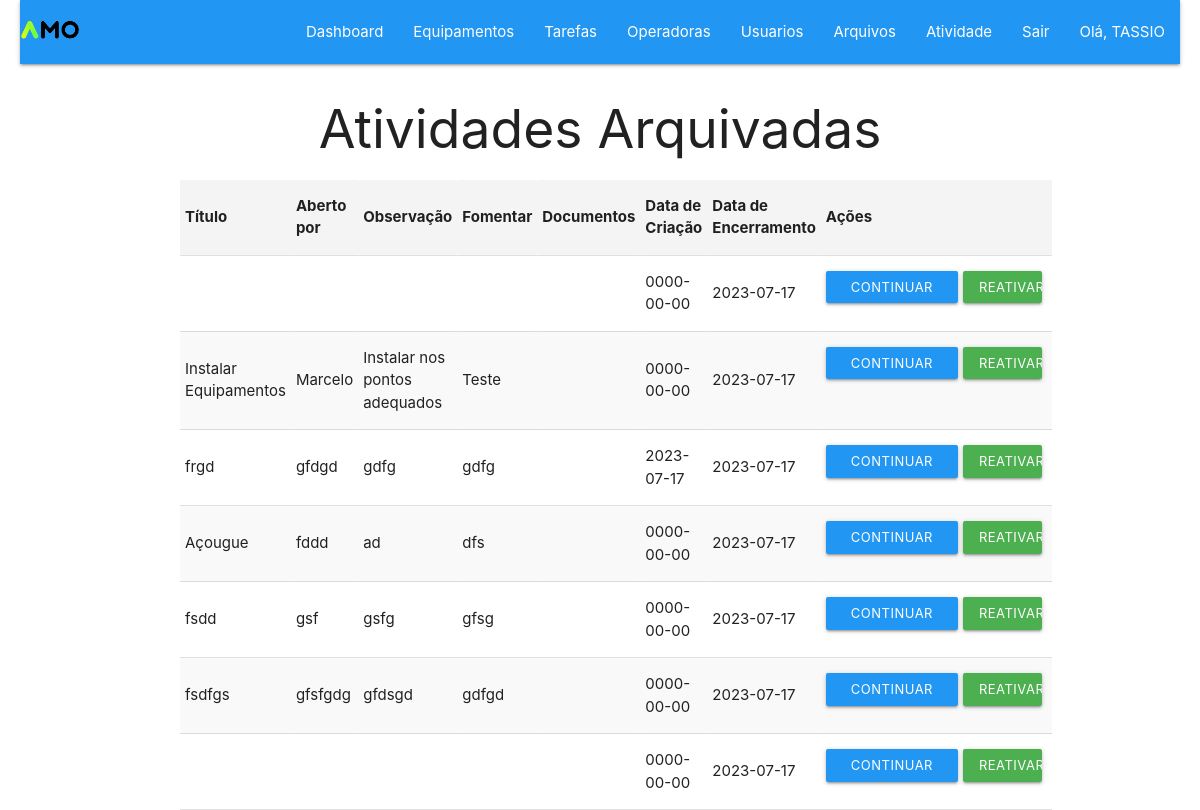
Page /atividades_arquivadas.php (signed in) on the committed database.
### tables this page shows
CREATE TABLE `atividades_arquivadas` (
  `id` int(11) NOT NULL,
  `titulo` varchar(100) NOT NULL,
  `aberto_por` varchar(50) NOT NULL,
  `observacao` text DEFAULT NULL,
  `fomentar` varchar(50) DEFAULT NULL,
  `documentos` text DEFAULT NULL,
  `data_criacao` date NOT NULL,
  `data_encerramento` date DEFAULT NULL,
  `arquivada` tinyint(1) DEFAULT 0
);

### atividades_arquivadas.php (the view, shortened to what this page needs)
<?php
    require_once("db/conexao.php");
    $sql = "SELECT * FROM atividades_arquivadas";
    $result = mysqli_query($con, $sql);
?>
<!DOCTYPE html>
<html lang="pt-BR">
<head>
    <link rel="stylesheet" href="https://cdnjs.cloudflare.com/ajax/libs/materialize/1.0.0/css/materialize.min.css">
</head>
<body>
    <?php require_once("header.php"); ?>
    <div class="container">
        <h2>Atividades Arquivadas</h2>
        <table>
            <thead>
                <tr>
                    <th>Título</th>
                    <th>Aberto por</th>
                    <th>Observação</th>
                    <th>Fomentar</th>
                    <th>Documentos</th>
                    <th>Data de Criação</th>
                    <th>Data de Encerramento</th>
                    <th>Ações</th>
                </tr>
            </thead>
            <tbody>
                <?php while ($row = mysqli_fetch_assoc($result)) { ?>
                    <tr>
                        <td><?= $row['titulo'] ?></td>
                        <td><?= $row['aberto_por'] ?></td>
                        <td><?= $row['observacao'] ?></td>
                        <td><?= $row['fomentar'] ?></td>
                        <td><?= $row['documentos'] ?></td>
                        <td><?= $row['data_criacao'] ?></td>
                        <td><?= $row['data_encerramento'] ?></td>
                        <td class="actions">
                            <a href="editar_atividade.php?id=<?= $row['id'] ?>" class="btn-small waves-effect waves-light blue">Continuar Edição</a>
                            <a href="reativar_atividades.php?id=<?= $row['id'] ?>" class="btn-small waves-effect waves-light green">Reativar</a>
                        </td>
                    </tr>
                <?php } ?>
            </tbody>
        </table>
    </div>
</body>
</html>

### atividades_arquivadas.php (style rules this page uses)
body { display: flex; flex-direction: column; min-height: 100vh; margin: 0; padding: 0; }
.container { width: 800px; margin: 20px auto; }
h2 { text-align: center; margin-top: 0; }
table { width: 100%; border-collapse: collapse; margin-top: 20px; }
th, td { padding: 10px; text-align: left; }
th { background-color: #f4f4f4; }
tr:nth-child(even) { background-color: #f9f9f9; }
.actions { display: flex; justify-content: space-between; }
.btn-small { margin-right: 5px; }

### rows in the picture
atividades_arquivadas: data_criacao "0000-00-00", data_encerramento "2023-07-17"
atividades_arquivadas: titulo "Instalar Equipamentos", aberto_por "Marcelo", observacao "Instalar nos pontos adequados", fomentar "Teste", data_criacao "0000-00-00", data_encerramento "2023-07-17"
atividades_arquivadas: titulo "frgd", aberto_por "gfdgd", observacao "gdfg", fomentar "gdfg", data_criacao "2023-07-17", data_encerramento "2023-07-17"
atividades_arquivadas: titulo "Açougue", aberto_por "fddd", observacao "ad", fomentar "dfs", data_criacao "0000-00-00", data_encerramento "2023-07-17"
atividades_arquivadas: titulo "fsdd", aberto_por "gsf", observacao "gsfg", fomentar "gfsg", data_criacao "0000-00-00", data_encerramento "2023-07-17"
atividades_arquivadas: titulo "fsdfgs", aberto_por "gfsfgdg", observacao "gfdsgd", fomentar "gdfgd", data_criacao "0000-00-00", data_encerramento "2023-07-17"
atividades_arquivadas: data_criacao "0000-00-00", data_encerramento "2023-07-17"

### other values in the picture
$_SESSION['nome'] "TASSIO"
